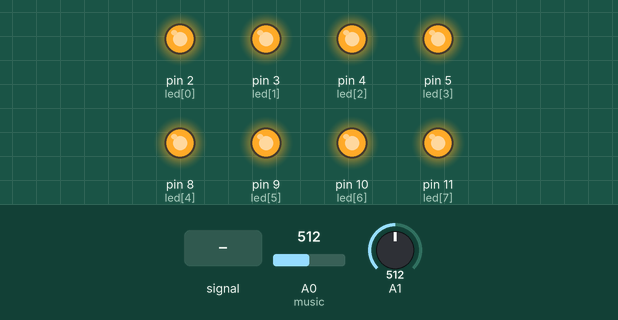
This sketch was run on a simulated Arduino Uno, built with avr-gcc and run on an emulated ATmega328P. On the bench: output pins drawn as LEDs (lit = HIGH). The inputs (shaded band) are chosen by the test bench; at power-on: A1 = 512, A0 (music) = 512.

Above: at 1.2 s.
1.3 s: A0 (music) fed a 200 Hz sine of ±460 counts around its level
At 1.91 s:
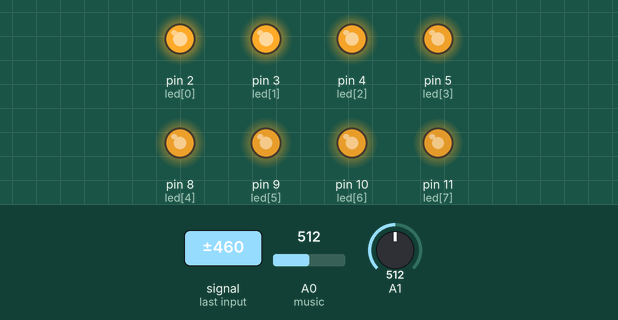
4.3 s: A1 set to 716
At 5.5 s:
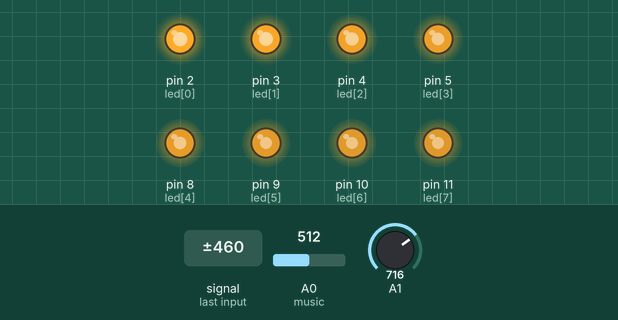
5.8 s: A0 (music) set to 0
At 6.3 s:
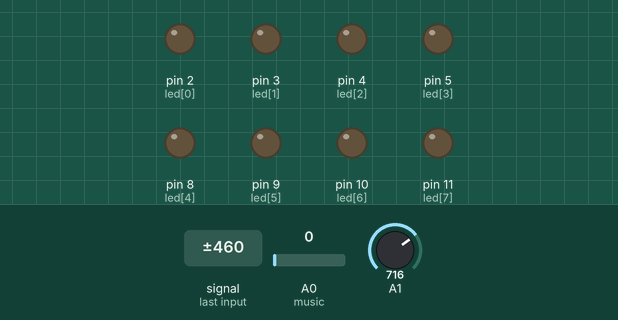
7.3 s: A0 (music) set to 26
8.8 s: A0 (music) set to 31
At 9.5 s:
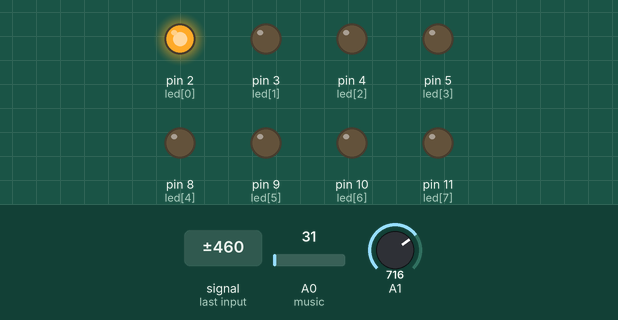
10.3 s: A1 set to 340
11.8 s: A1 set to 309
At 13.0 s:
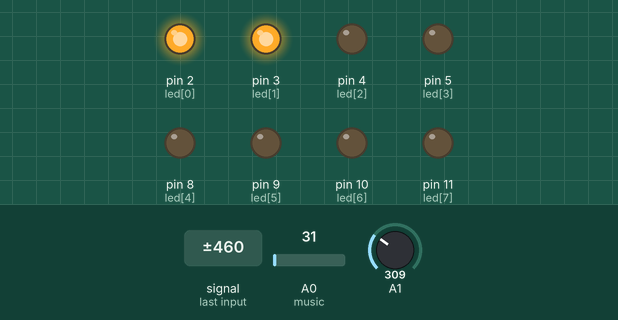
Timing chart, 0 to 14.3 s (numbered marks = the images above; inputs shaded):
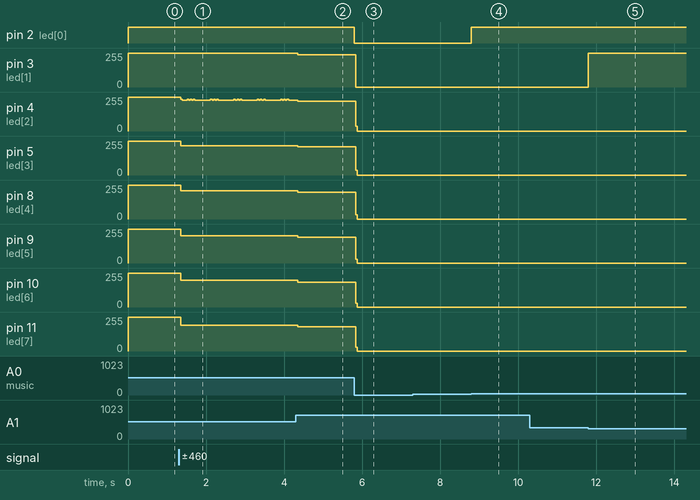

The sketch:

Vumeter.ino
```cpp
int music = A0;
int output,i;
int potval=A1;
int led[8] = { 2,3,4,5,8,9,10,11}; // Assign the pins for the leds
void setup()
{
for (i = 0; i < 8; i++)
  pinMode(led[i], OUTPUT);
}

void loop()
{
potval=analogRead(A1);
output = analogRead(music);
potval=map (potval,0,1024,5,40);
output = output/potval;

  if (output == 0)
   {
   for(i = 0; i < 8; i++)
     {
     digitalWrite(led[i], LOW);
     }
  }

  else
  {
   for (i = 0; i < output; i++)
    {
     digitalWrite(led[i], HIGH);
    }

    for(i = i; i < 8; i++)
     {
      digitalWrite(led[i], LOW);

     }
  }
}
```

Measured:
- the behaviour switches between 28 and 29 on A0 (music) (found by bisection; images 3 and 4)
- the behaviour switches between 322 and 321 on A1 (found by bisection; images 4 and 5)
- after the input at 1.3 s, pin 5 (led[3]): 255/255 → 221/255 after 0.05 s; pin 8 (led[4]): 255/255 → 213/255 after 0.05 s; pin 9 (led[5]): 255/255 → 204/255 after 0.05 s; pin 10 (led[6]): 255/255 → 202/255 after 0.05 s; pin 11 (led[7]): 255/255 → 193/255 after 0.05 s
- after the input at 4.3 s, pin 3 (led[1]): 255/255 → 243/255 after 0.05 s; pin 5 (led[3]): 221/255 → 211/255 after 0.05 s; pin 8 (led[4]): 213/255 → 200/255 after 0.05 s; pin 9 (led[5]): 204/255 → 192/255 after 0.05 s; pin 10 (led[6]): 202/255 → 186/255 after 0.05 s
- after the input at 5.8 s, pin 2 (led[0]): HIGH → LOW at once; pin 3 (led[1]): 243/255 → 0/255 at once; pin 4 (led[2]): 225/255 → 0/255 at once; pin 5 (led[3]): 211/255 → 0/255 at once; pin 8 (led[4]): 200/255 → 0/255 at once
- after the input at 7.3 s, every drawn part: stays the same
- after the input at 8.8 s, pin 2 (led[0]): LOW → HIGH at once
- after the input at 10.3 s, every drawn part: stays the same
- after the input at 11.8 s, pin 3 (led[1]): 0/255 → 255/255 at once
